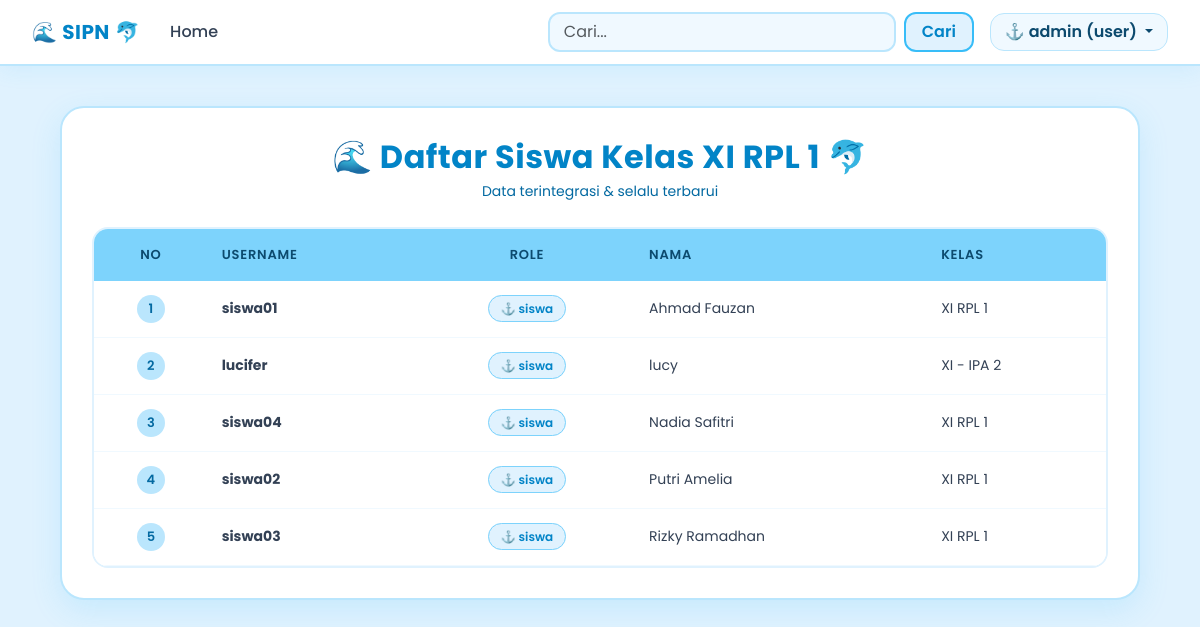
/daftar_siswa.php, run on the app's committed database.
### tables this page shows
CREATE TABLE `siswa` (
  `id` int NOT NULL,
  `nis` varchar(10) DEFAULT NULL,
  `nama_siswa` varchar(100) DEFAULT NULL,
  `kelas` varchar(10) DEFAULT NULL,
  `jenis_kelamin` enum('L','P') DEFAULT NULL,
  `user_id` int DEFAULT NULL
);

CREATE TABLE `users` (
  `id` int NOT NULL,
  `username` varchar(50) DEFAULT NULL,
  `password` varchar(255) DEFAULT NULL,
  `role` enum('admin','guru','siswa') DEFAULT NULL,
  `created_at` timestamp NULL DEFAULT CURRENT_TIMESTAMP
);

### daftar_siswa.php (the view, shortened to what this page needs)
<?php
require_once 'koneksi.php';
$sql = "SELECT
            users.username,
            users.role,
            siswa.nama_siswa,
            siswa.kelas
        FROM users
        INNER JOIN siswa ON users.id = siswa.user_id
        WHERE users.role = 'siswa'
        ORDER BY siswa.nama_siswa ASC";
$query = mysqli_query($koneksi, $sql);
$dataSiswa = [];
while ($row = mysqli_fetch_assoc($query)) {
    $dataSiswa[] = $row;
}
require_once 'nvbar.php';
?>
<link rel="stylesheet" href="https://cdn.datatables.net/2.3.4/css/dataTables.bootstrap5.min.css">
<div class="container-tabel">
    <div class="judul-wrapper">
        <h1 class="judul">
            🌊 Daftar Siswa Kelas XI RPL 1 🐬
        </h1>
        <p class="sub-judul">Data terintegrasi & selalu terbarui</p>
    </div>
    <div class="table-responsive">
        <table id="tabelSiswa" class="table align-middle">
            <thead>
                <tr>
                    <th class="text-center">No</th>
                    <th>Username</th>
                    <th class="text-center">Role</th>
                    <th>Nama</th>
                    <th>Kelas</th>
                </tr>
            </thead>
            <tbody>
                <?php
                $no = 1;
                foreach ($dataSiswa as $data) {
                ?>
                    <tr>
                        <td class="text-center">
                            <span class="no-badge"><?= $no++ ?></span>
                        </td>
                        <td>
                            <strong><?= htmlspecialchars($data['username']) ?></strong>
                        </td>
                        <td class="text-center">
                            <span class="role-badge">
                                ⚓ <?= htmlspecialchars($data['role']) ?>
                            </span>
                        </td>
                        <td>
                            <?= htmlspecialchars($data['nama_siswa'] ?? '') ?>
                        </td>
                        <td>
                            <?= htmlspecialchars($data['kelas'] ?? '') ?>
                        </td>
                    </tr>
                <?php } ?>
            </tbody>
        </table>
    </div>
</div>
<?php require_once 'footer.php'; ?>

### daftar_siswa.php (style rules this page uses)
body { background-color: #e0f2fe; font-family: 'Poppins', sans-serif; color: #334155; }
.container-tabel { width: 90%; max-width: 1200px; margin: 40px auto; padding: 30px; background: #ffffff; border-radius: 24px; box-shadow: 0 10px 30px rgba(56, 189, 248, 0.15); border: 2px solid #bae6fd; }
.judul-wrapper { text-align: center; margin-bottom: 25px; }
.judul { font-size: 32px; font-weight: 700; color: #0284c7; letter-spacing: 0.5px; margin: 0; display: inline-block; }
.sub-judul { font-size: 14px; color: #0369a1; margin-top: 5px; }
.table-responsive { border-radius: 16px; overflow: hidden; border: 2px solid #e0f2fe; }
#tabelSiswa { margin-bottom: 0 !important; border-collapse: separate; border-spacing: 0; }
#tabelSiswa thead th { background-color: #7dd3fc !important; color: #0c4a6e; font-weight: 600; padding: 16px 14px; border: none; text-transform: uppercase; font-size: 13px; letter-spacing: 0.8px; }
#tabelSiswa tbody td { padding: 14px; border: none; border-bottom: 1px solid #f0f9ff; vertical-align: middle; font-size: 14px; color: #334155; }
#tabelSiswa tbody tr:nth-child(odd) { background-color: #ffffff; }
#tabelSiswa tbody tr:nth-child(even) { background-color: #f0f9ff; }
.no-badge { display: inline-block; width: 28px; height: 28px; line-height: 28px; background-color: #bae6fd; color: #0369a1; border-radius: 50%; text-align: center; font-weight: 600; font-size: 13px; }
.role-badge { background-color: #e0f2fe; color: #0284c7; padding: 4px 12px; border-radius: 20px; font-size: 12px; font-weight: 600; border: 1px solid #7dd3fc; }
#tabelSiswa tbody tr { transition: all 0.2s ease; }

### data on the page
siswa: user.username "siswa01", user.role "siswa", nama_siswa "Ahmad Fauzan", kelas "XI RPL 1"
siswa: user.username "lucifer", user.role "siswa", nama_siswa "lucy", kelas "XI - IPA 2"
siswa: user.username "siswa04", user.role "siswa", nama_siswa "Nadia Safitri", kelas "XI RPL 1"
siswa: user.username "siswa02", user.role "siswa", nama_siswa "Putri Amelia", kelas "XI RPL 1"
siswa: user.username "siswa03", user.role "siswa", nama_siswa "Rizky Ramadhan", kelas "XI RPL 1"

### other printed values
$nama "admin"
$username "user"
